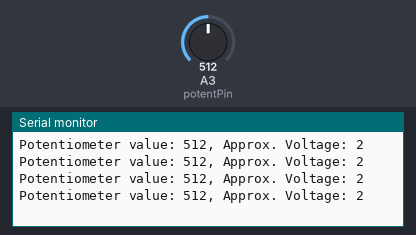
Simulated run of this sketch. Board: Arduino Uno, built with avr-gcc and run on an emulated ATmega328P. On the bench: the last lines printed to the serial monitor. The test bench sets the inputs (shaded band); at power-on: A3 (potentPin) = 512.

Above: at 1.2 s.
1.3 s: A3 (potentPin) set to 220
At 1.63 s:
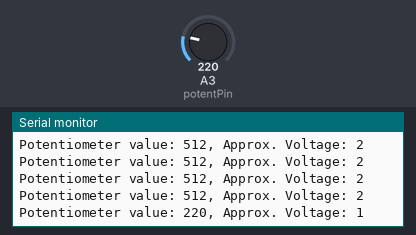
2.8 s: A3 (potentPin) set to 193
At 2.84 s:
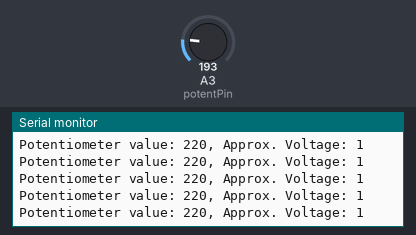
8.8 s: A3 (potentPin) set to 110
At 9.3 s:
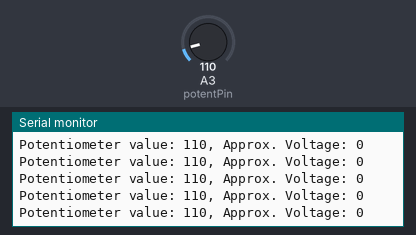
11.8 s: A3 (potentPin) set to 90
At 12.4 s:
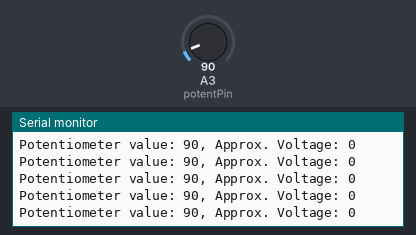
Timing chart, 0 to 14.8 s (numbered marks = the images above; inputs shaded):
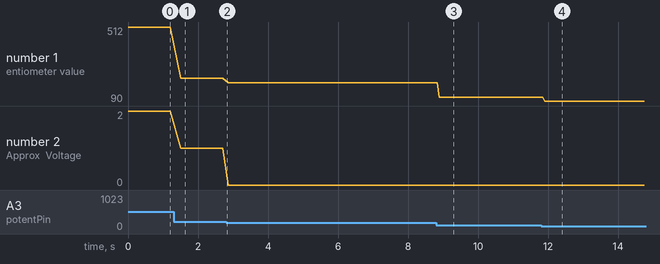

The sketch:

1-10.ino
```cpp
int potentPin = A3, potentRead, voltage;
int counter = 0;
void setup() {
  pinMode(potentPin, INPUT);
  Serial.begin(9600);
}

void loop() {
  potentRead = analogRead(potentPin);

  voltage = map(potentRead, 0, 1023, 0, 5);

  Serial.print("Potentiometer value: ");
  Serial.print(potentRead);
  Serial.print(", Approx. Voltage: ");
  Serial.println(voltage);

  digitalWrite(counter, HIGH);
  digitalWrite((counter - 1), HIGH);

  counter++;
  if (counter == 6)
  {
    counter = 0;
  }
  delay(voltage * 150);
}
```

Measured:
- after the input at 1.3 s, the serial monitor: prints a new line after 0.20 s (image 1)
- after the input at 8.8 s, the serial monitor: prints a new line after 0.09 s (image 3)
- after the input at 11.8 s, the serial monitor: prints a new line after 0.10 s (image 4)
- plotted number 1: 512 → 220 after the input at 1.3 s, 220 → 193 after the input at 2.8 s, 193 → 110 after the input at 8.8 s, 110 → 90 after the input at 11.8 s
- plotted number 2: 2 → 1 after the input at 1.3 s, 1 → 0 after the input at 2.8 s
